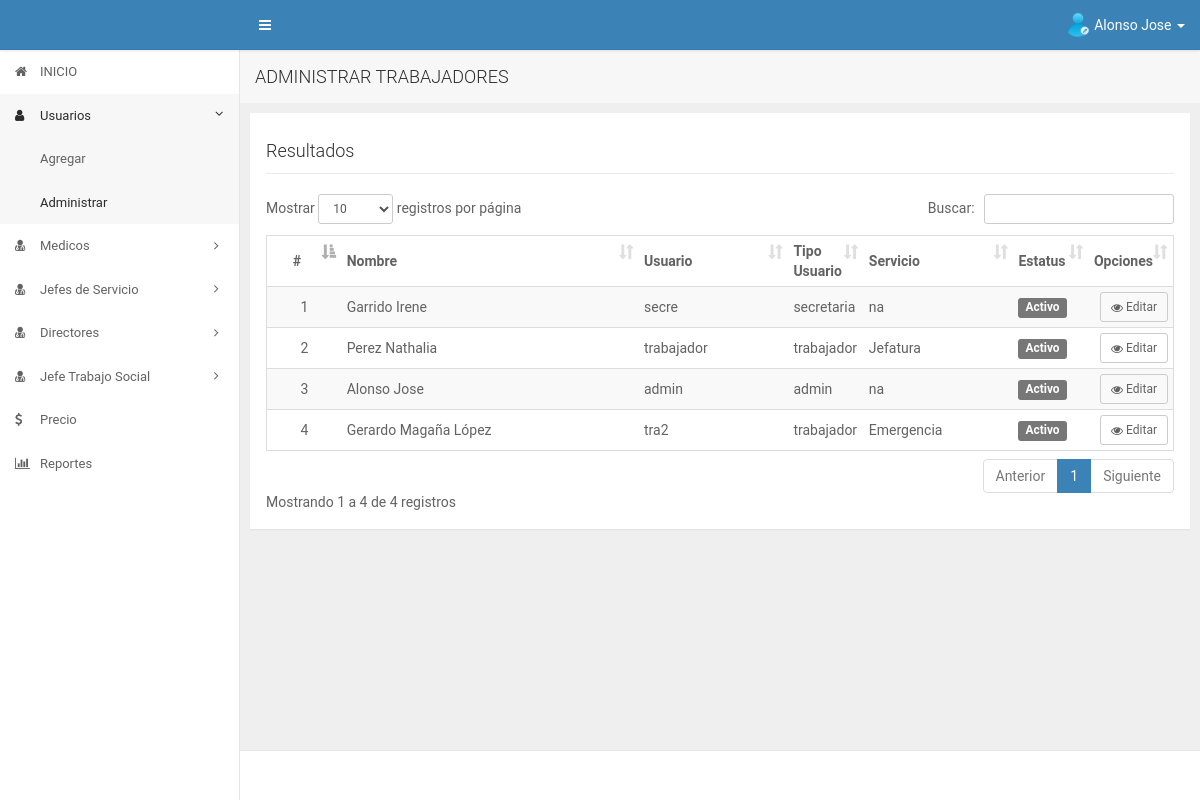
Before: /app/admin/admintrabajador.php (signed in) with the older database file.
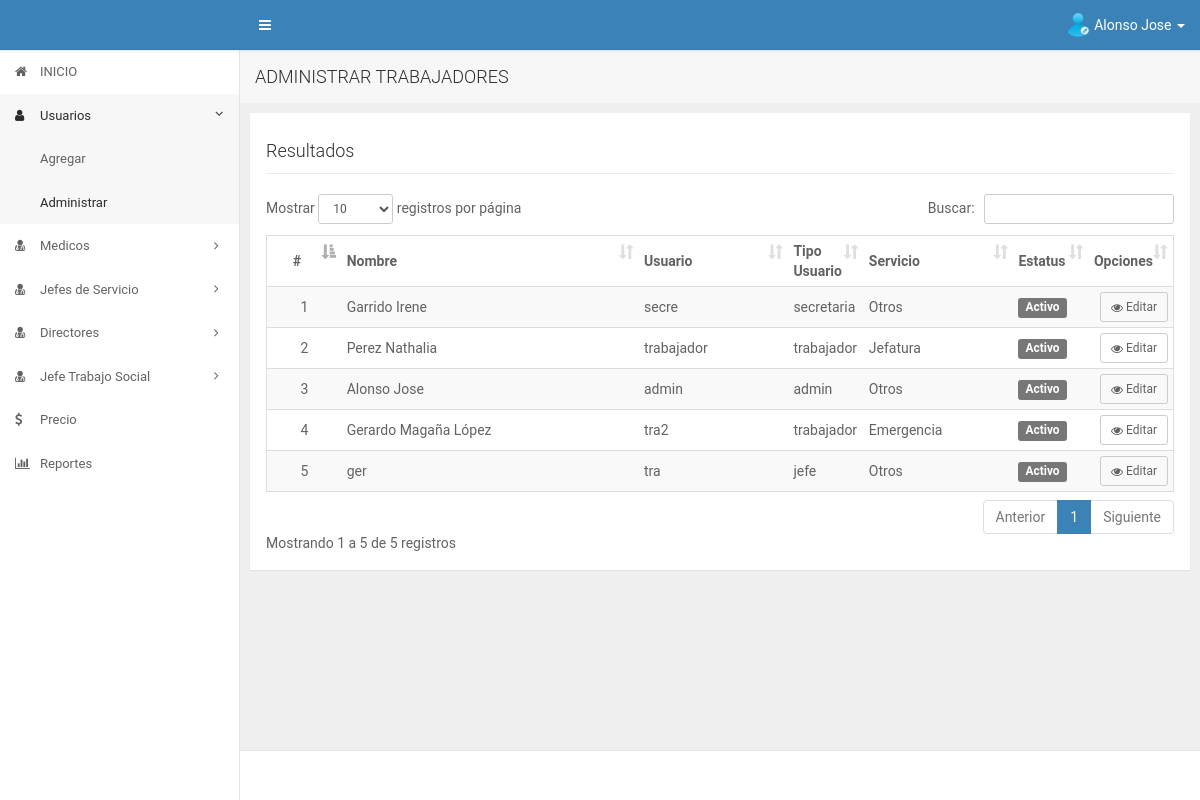
After: the same page with the newer database file.
### tables this page shows
CREATE TABLE IF NOT EXISTS `usuario` (
  `id_user` int(11) NOT NULL AUTO_INCREMENT,
  `name` varchar(50) DEFAULT NULL,
  `user` varchar(50) DEFAULT NULL,
  `id_status` int(11) DEFAULT NULL,
  `password` varchar(128) DEFAULT NULL,
  `id_tipousuario` int(11) DEFAULT NULL,
  `id_servicio` int(11) DEFAULT NULL,
  PRIMARY KEY (`id_user`),
  KEY `FK_uservicio` (`id_servicio`),
  KEY `FK_utipousuario` (`id_tipousuario`),
  KEY `FK_ustatus` (`id_status`),
  CONSTRAINT `FK_uservicio` FOREIGN KEY (`id_servicio`) REFERENCES `servicios` (`id_servicio`),
  CONSTRAINT `FK_ustatus` FOREIGN KEY (`id_status`) REFERENCES `status` (`id_status`),
  CONSTRAINT `FK_utipousuario` FOREIGN KEY (`id_tipousuario`) REFERENCES `tipo_usuario` (`id_tipousuario`)
);

CREATE TABLE IF NOT EXISTS `tipo_usuario` (
  `id_tipousuario` int(11) NOT NULL AUTO_INCREMENT,
  `nombre_tipo` varchar(150) DEFAULT NULL,
  PRIMARY KEY (`id_tipousuario`)
);

CREATE TABLE IF NOT EXISTS `servicios` (
  `id_servicio` int(11) NOT NULL AUTO_INCREMENT,
  `nombre_servicio` varchar(200) DEFAULT NULL,
  PRIMARY KEY (`id_servicio`)
);

CREATE TABLE IF NOT EXISTS `status` (
  `id_status` int(11) NOT NULL AUTO_INCREMENT,
  `nombre_status` varchar(50) DEFAULT NULL,
  `descripcion` varchar(128) DEFAULT NULL,
  PRIMARY KEY (`id_status`)
);

### app/admin/admintrabajador.php (the view, shortened to what this page needs)
<?php
    include("../core/header.php");
    include("../core/aside.php");
    include("../../config/database.php");
     $sql = "SELECT usuario.id_user,usuario.user,usuario.name,status.nombre_status,servicios.nombre_servicio,tipo_usuario.nombre_tipo
            FROM (((usuario
            INNER JOIN status ON usuario.id_status = status.id_status)
            INNER JOIN servicios ON usuario.id_servicio = servicios.id_servicio)
            INNER JOIN tipo_usuario ON usuario.id_tipousuario = tipo_usuario.id_tipousuario);";
    if ($stmt  = $conn->prepare($sql)) {
        $stmt ->execute();
        $stmt->store_result();
        $rows = $stmt->num_rows;
        $stmt ->bind_result($id, $user, $nombre, $status, $servicio, $tipousuario);
    }
?>
<div id="content" class="ui-content ui-content-aside-overlay">
    <div class="page-head-wrap">
        <h4 class="margin0">ADMINISTRAR TRABAJADORES</h4>
    </div>
    <div class="ui-content-body">
        <div class="ui-container">
            <div class="row">
                <div class="col-md-12 col-lg-12">
                    <div class="panel">
                        <div class="panel-body">
                            <div id="titulo">
                            	<h4>Resultados</h4>
                            </div>
                            <div id="contenido" class="table-responsive">
                            	<table class="table table-striped table-condensed" id="mitable">
                                    <thead class="thead-inverse">
                                        <tr>
                                            <th class="col-md-1 text-center">#</th>
                                            <th class="col-md-4">Nombre</th>
                                            <th class="col-md-2">Usuario</th>
                                            <th class="col-md-1">Tipo Usuario</th>
                                            <th class="col-md-2">Servicio</th>
                                            <th class="col-md-1">Estatus</th>
                                            <th class="col-md-1 text-right">Opciones</th>
                                        </tr>
                                    </thead>
                                    <tbody>
                                        <?php
                                            if($rows>0) {
                                                while ($stmt->fetch()) {
                                        ?>
                                                <tr>
                                                <td class="text-center"><?php echo $id ?></td>
                                                <td class="text-left"><?php echo $nombre ?></td>
                                                <td class="text-left"><?php echo $user ?></td>
                                                <td class="text-left"><?php echo $tipousuario ?></td>
                                                <td class="text-left"><?php echo $servicio ?></td>
                                                <td class="text-left"><span class="label label-default"><?php echo $status ?></span></td>
                                                <td class="text-right"><a href="javascript:;" class="btn btn-default btn-sm vertrabajador"  data-placement="left" data-trabajador="<?php echo $id ?>" ><i class="fa fa-eye"></i> Editar</a></td>
                                                </tr>
                                        <?php
                                                }
                                            }
                                        ?>
                                    </tbody>
                                </table>
                            </div>
                        </div>
                    </div>
                </div>
            </div>
        </div>
    </div>
</div>
<?php
    include("../core/footer.php");
 ?>

### app/core/header.php (shortened to what this page needs)
<!DOCTYPE html>
<html lang="es">
    <head>
        <link rel="stylesheet" href="../../assets/plugins/bootstrap/css/bootstrap.min.css">
        <link rel="stylesheet" href="../../assets/plugins/font-awesome/css/font-awesome.min.css">
        <link rel="stylesheet" href="../../assets/plugins/datatables/datatables.css"/>
        <link rel="stylesheet" href="../../assets/plugins/bootstrap-datepicker/css/bootstrap-datepicker3.standalone.css"/>
        <link rel="stylesheet" href="../../assets/plugins/select2/dist/css/select2.min.css"/>
        <link rel="stylesheet" href="../../assets/css/main.css">
        <link rel="stylesheet" href="../../assets/css/style.css">
    </head>
    <body>
        <div id="ui" class="ui">
            <header id="header" class="ui-header ui-header--blue text-white">
                <div class="navbar-header">
                    <a href="index.html" class="navbar-brand">
                    </a>
                </div>
                <div class="navbar-collapse nav-responsive-disabled">
                    <ul class="nav navbar-nav">
                        <li>
                            <a class="toggle-btn" data-toggle="ui-nav" href="">
                                <i class="fa fa-bars"></i>
                            </a>
                        </li>
                    </ul>
                    <ul class="nav navbar-nav navbar-right">
                        <li class="dropdown dropdown-usermenu">
                            <a href="#" class=" dropdown-toggle" data-toggle="dropdown" aria-expanded="true">
                                <div class="user-avatar"><img src="../../assets/img/edit-user.png" alt="usuario img"></div>
                                <span class="hidden-sm hidden-xs"><?php echo $_SESSION['nombre']; ?></span>
                                <span class="caret hidden-sm hidden-xs"></span>
                            </a>
                        </li>
                    </ul>
                </div>
            </header>

### app/core/aside.php (shortened to what this page needs)
<aside id="aside" class="ui-aside ui-aside--light">
    <ul class="nav" ui-nav id="mimenu">
        <?php switch ($_SESSION['tipousuario']) {
		?>
		<?php
			case '3':
		?>
        <li id="inicio"><a href="../admin/"><i class="fa fa-home"></i><span> INICIO </span></a></li>
		<li id="trabajadores">
            <a href=""><i class="fa fa-user"></i><span>Usuarios</span><i class="fa fa-angle-right pull-right"></i></a>
            <ul class="nav nav-sub">
                <li id="agregar"><a href="../admin/agregartrabajador.php"><span>Agregar</span></a></li>
                <li id="admin"><a href="../admin/admintrabajador.php"><span>Administrar</span></a></li>
            </ul>
        </li>
        <li id="medicos">
            <a href=""><i class="fa fa-user-md"></i><span>Medicos</span><i class="fa fa-angle-right pull-right"></i></a>
        </li>
        <li id="jefes">
            <a href=""><i class="fa fa-user-md"></i><span>Jefes de Servicio</span><i class="fa fa-angle-right pull-right"></i></a>
        </li>
        <li id="directores">
            <a href=""><i class="fa fa-user-md"></i><span>Directores</span><i class="fa fa-angle-right pull-right"></i></a>
        </li>
        <li id="jefesocial">
            <a href=""><i class="fa fa-user-md"></i><span>Jefe Trabajo Social</span><i class="fa fa-angle-right pull-right"></i></a>
        </li>
        <li id="precio">
            <a href="../admin/adminprecios.php"><i class="fa fa-usd"></i><span>Precio</span></a>
        </li>
         <li id="reporteria">
            <a href="../admin/Reporte.php"><i class="fa fa-bar-chart"></i><span>Reportes</span></a>
        </li>
		<?php
				break;
        ?>
        <?php
		} ?>
    </ul>
</aside>

### app/core/footer.php (shortened to what this page needs)
            <div id="footer" class="ui-footer">
            </div>
        </div>
    </body>
</html>

### assets/css/style.css (style rules this page uses)
body { font-family: 'Roboto', sans-serif; }
#titulo { border-bottom: 1px solid #eaeaea; }
#contenido { margin-top: 20px; }
.label { font-size: 85% !important; }

Changed rows visible on the page:
changed through a linked row, usuario "Garrido Irene": id_servicio.nombre_servicio "na" → "Otros"
changed through a linked row, usuario "Alonso Jose": id_servicio.nombre_servicio "na" → "Otros"
added usuario: id_user "5", name "ger", user "tra", id_tipousuario.nombre_tipo "jefe", id_servicio.nombre_servicio "Otros", id_status.nombre_status "Activo"
Other visible differences:
text written by a page script: "Mostrar registros por página Buscar: Mostrando 1 a 4 de 4 registros Anterior 1 Siguiente" → "Mostrar registros por página Buscar: Mostrando 1 a 5 de 5 registros Anterior 1 Siguiente"
